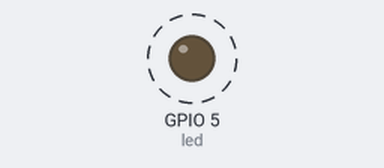
A program run on a simulated ESP8266 board running MicroPython. Shown: output pins drawn as LEDs (lit = HIGH). Dashed ring = blinking. At 10.0 s the program stops and its outputs stay as they are.

Above: at 0.2 s.
Timing chart, 0 to 3.0 s (numbered marks = the images above):
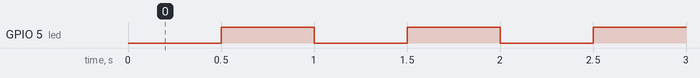

The program:

meetup.1.0.05.py
```python
# (licence header left out)
import machine
import time
import iot_io

led_pin = iot_io.D1       # d1

# create pin for each led
led = machine.Pin(led_pin, machine.Pin.OUT)

for i in range(10):
    led.value(0);
    time.sleep(0.5);
    led.value(1);
    time.sleep(0.5);
```

iot_io.py
```python
# (licence header left out)
GPIO00 = 0
GPIO01 = 1
GPIO02 = 2
GPIO03 = 3
GPIO04 = 4
GPIO05 = 5
GPIO06 = 6
GPIO07 = 7
GPIO08 = 8
GPIO09 = 9
GPIO10 = 10
GPIO11 = 11
GPIO12 = 12
GPIO13 = 13
GPIO14 = 14
GPIO15 = 15
GPIO16 = 16

# io names on right
TXD1 = GPIO02
RXD2 = GPIO13
TXD2 = GPIO15
RXD0 = GPIO03
TXD0 = GPIO01
HSPICLK = GPIO14
HSPIQ = GPIO12
HSPID = GPIO13
HSPICS = GPIO15

# io pins right
D0 = GPIO16
D1 = GPIO05
D2 = GPIO04
D3 = GPIO00
D4 = GPIO02
D5 = GPIO14
D6 = GPIO12
D7 = GPIO13
D8 = GPIO15
D9 = GPIO03
D10 = GPIO01
D11 = GPIO09
D12 = GPIO10
```

Measured:
- by itself, GPIO 5 (led): alternates HIGH for 0.50 s and LOW for 0.50 s, 19 changes in all, then stays HIGH
